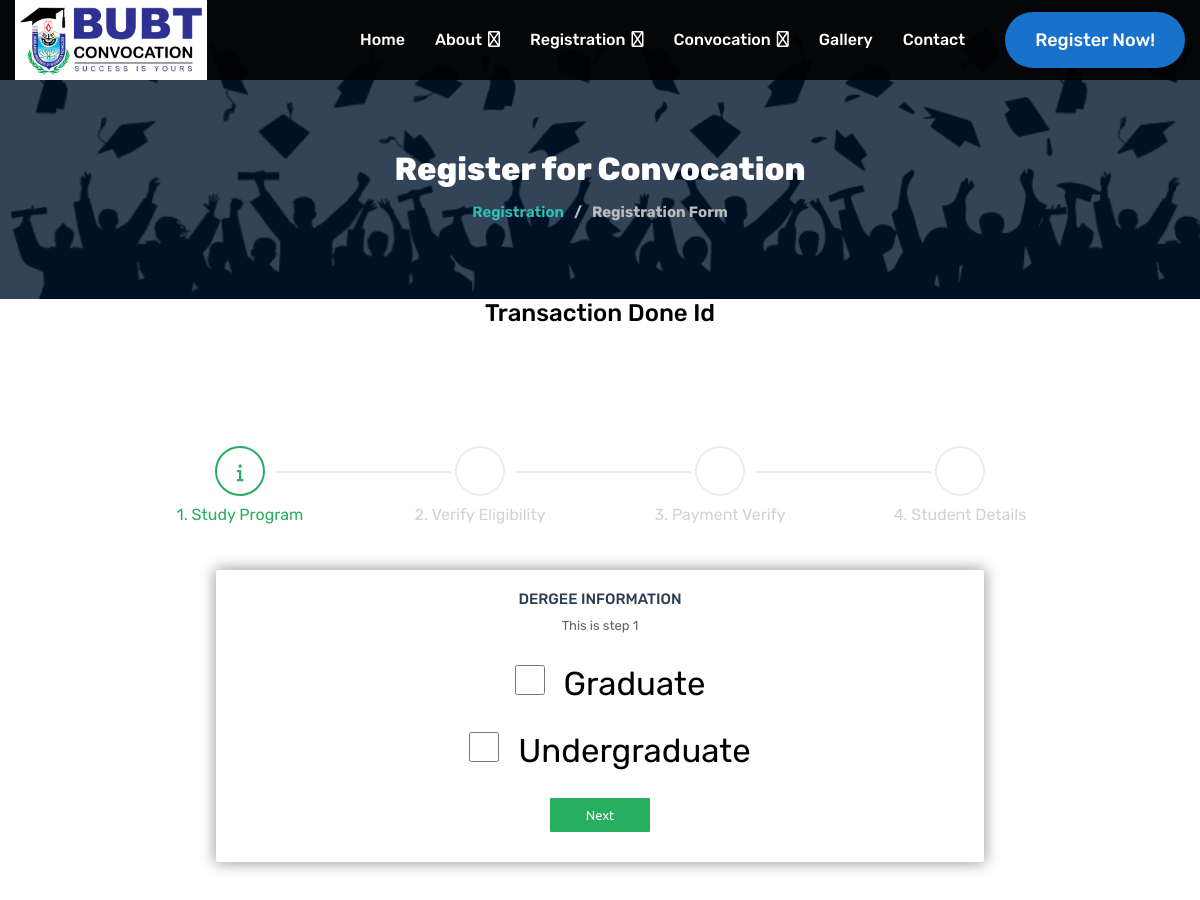
Page /registration (upper part) on the earlier database version.
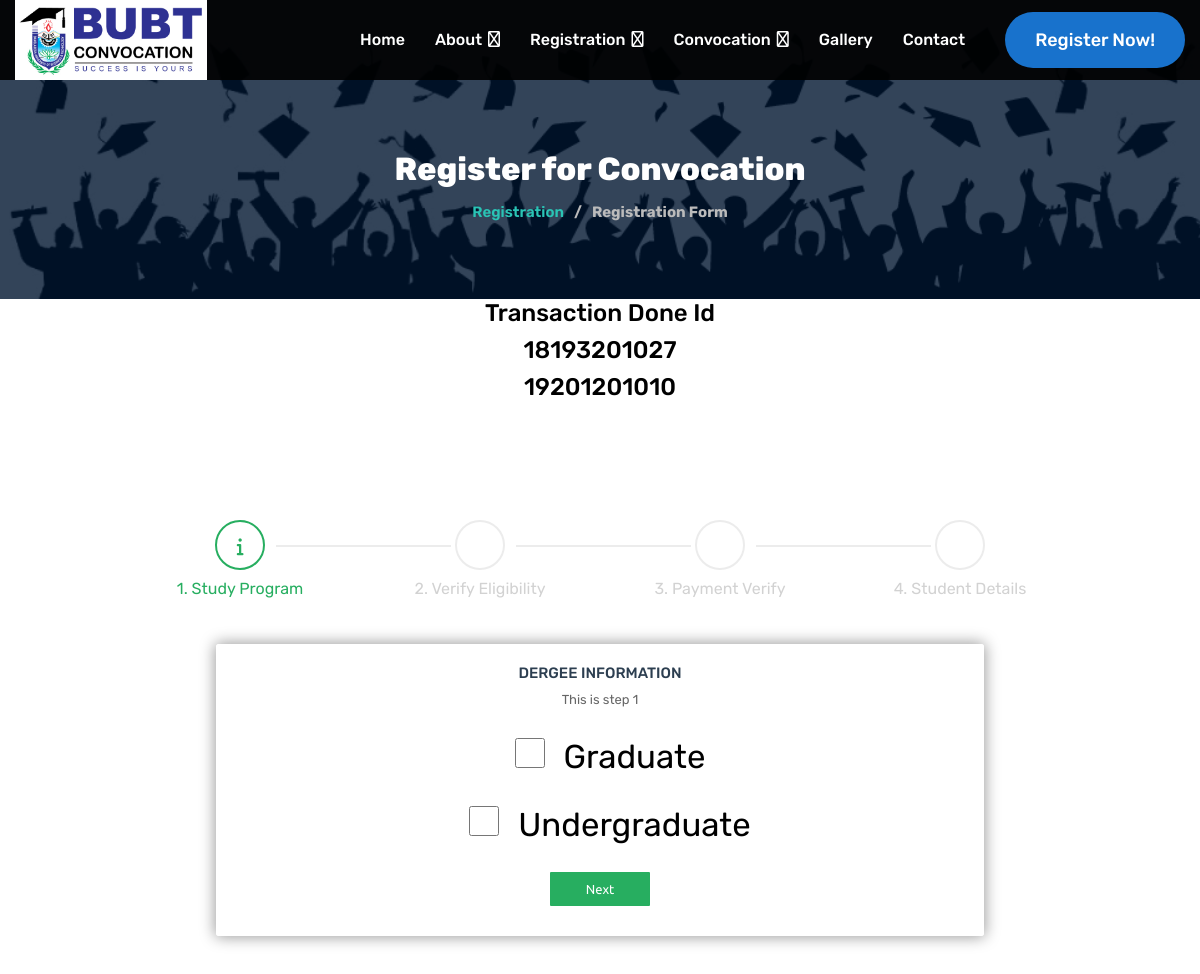
Same page on the later database version.
### api/models.py (models this page shows, shortened)
class Student(models.Model):
    p_usename = models.CharField(verbose_name = 'Degree', max_length=50,null = False, blank=False, default="")
    s_id = models.IntegerField(verbose_name = 'Student ID',  unique = True, null = False, blank = False, default= 0)
    intake = models.IntegerField( verbose_name = 'Intake', blank=False, null=False)
    std_full_name = models.CharField( verbose_name = 'Name', max_length=100, null=False, blank=True, default="")
    Cell_Phone = models.IntegerField( verbose_name = 'Phone', null=False, blank=True, default=0)
    email = models.EmailField( verbose_name = 'Email', null = False, blank=True, default= "")
    totalMejor = models.IntegerField( verbose_name = 'Total Major',  null=False, default=0, blank=True)
    paidFor = models.IntegerField( verbose_name = 'Paid For Major',  null=False, default=0, blank=True)
    tranId = models.CharField( verbose_name = 'Transction ID', max_length=100, null=False, blank=True, default="")
    hasPaid = models.BooleanField( verbose_name = 'Payment Done',null=False, default=False)
    regDate = models.DateField(verbose_name = 'Registration Date', auto_now = True)

### api/views.py (the view)
# urls.py: path('registration', views.registration, name='registration'),
def registration(request):
    allStudent = Student.objects.all()
    isPaid = Student.objects.filter(Q(hasPaid = True))
    context = {
       'allStudent' : allStudent,
       'isPaid' : isPaid
    }
    return render(request, 'registration.html', context)

### templates/registration.html (shortened to what this page needs)
{% extends 'base.html' %} {% load static %} {% block content %}
	<section>
		<div class="breadcamb_area">
            <div class="page_head_bg">
                <div class="page_head">
                    <div class="container">
                        <div class="row">
                            <div class="col-md-12">
                                <div class="page_head_section ptb-70">
                                    <div class="ph_title">
                                        <h2>Register for Convocation</h2>
                                    </div>
                                    <div class="ph_menu">
                                        <h5><a href="">Registration</a></h5>
                                        <h5>/</h5>
                                        <h5>Registration Form</h5>
                                    </div>
                                </div>
                            </div>
                        </div>
                    </div>
                </div>
            </div>
        </div>
        <h4> Transaction Done Id </h4>
        {% for st in isPaid %}
         <h4> {{st.s_id}} </h4>
        {% endfor %}
		<div class="registration_area ptb-60">
            <div class="form_holder">
                <form id="msform">
                    <ul id="progressbar">
                        <li class="active">1. Study Program</li>
                        <li>2. Verify Eligibility</li>
                        <li>3. Payment Verify</li>
                        <li>4. Student Details</li>
                    </ul>
                    <fieldset>
                        <h2 class="fs-title">Dergee Information</h2>
                        <h3 class="fs-subtitle">This is step 1</h3>
                        <div class="form-check check_width">
                            <input type="checkbox" name="graduate" value="Graduate"/>
                            <label for="graduate">Graduate</label>
                        </div>
                        <div class="form-check check_width">
                            <input type="checkbox" name="undergraduate" value="Undergraduate"/>
                            <label for="undergraduate">Undergraduate</label>
                        </div>
                        <input type="button" name="next" class="next action-button" value="Next" />
                    </fieldset>
                </form>
            </div>
        </div>
	</section>
    {% endblock %}

### templates/base.html (shortened to what this page needs)
{% load static %}
<!DOCTYPE html>
<html lang="zxx">
<head>
	<link rel="stylesheet" href="{% static 'css/bootstrap.min.css' %}" />
	<link rel="stylesheet" href="{% static 'css/font-awesome.min.css' %}" />
	<link rel="stylesheet" href="https://maxcdn.bootstrapcdn.com/font-awesome/4.7.0/css/font-awesome.min.css">
	<link rel="stylesheet" type="text/css" href="{% static 'css/form.css' %}" />
	<link rel="stylesheet" type="text/css" href="{% static 'css/sl/normalize.css' %}" />
	<link rel="stylesheet" type="text/css" href="{% static 'css/sl/demo.css' %}" />
	<link rel="stylesheet" type="text/css" href="{% static 'css/sl/component.css' %}" />
	<link rel="stylesheet" href="{% static 'css/own.css' %}" />
	<link rel="stylesheet" href="{% static 'css/footer.css' %}" />
	<link rel="stylesheet" href="{% static 'css/responsive.css' %}" />
	<link rel="stylesheet" type="text/css" href="{% static 'css/style.css' %}" />
</head>
<body>
	<header class="site-header sticky-header transparent-header">
		<div class="navbar-wrapper">
			<div class="container">
				<div class="navbar-inner">
					<div class="site-logo">
						<a href="{% url 'api:index' %}"><img src="{% static 'img/logo/conv.jpg' %}" alt="BUBT"></a>
					</div>
					<div class="nav-menu">
						<ul class="mymenu">
							<li class="">
								<a href="{% url 'api:index' %}">Home</a>
							</li>
							<li class="">
								<a href="{% url 'api:venu' %}">About</a>
							</li>
							<li>
								<a href="{% url 'api:search' %}">Registration</a>
							</li>
							<li>
								<a href="{% url 'api:c_fourth' %}">Convocation</a>
							</li>
							<li>
								<a href="{% url 'api:gallery' %}">Gallery</a>
							</li>
							<li><a href="{% url 'api:contact' %}">Contact</a></li>
						</ul>
					</div>
					<div class="navbar-extra d-flex align-items-center">
						<a href="{% url 'api:search' %}" class="main-btn nav-btn d-none d-sm-inline-block">Register Now!</a>
					</div>
				</div>
			</div>
		</div>
	</header>
              {% block content %}
              {% endblock %}
</body>
</html>

### static/css/form.css (style rules this page uses)
#msform { width: 80%; margin: 50px auto; text-align: center; position: relative; }
#msform fieldset { background: white; border: 0 none; border-radius: 3px; box-shadow: 0 0 15px 1px rgba(0, 0, 0, 0.4); padding: 20px 30px; box-sizing: border-box; width: 80%; margin: 0 10%; position: absolute; }
#msform input, #msform textarea { padding: 15px; border: 1px solid #ccc; border-radius: 3px; margin-bottom: 10px; width: 100%; box-sizing: border-box; font-family: 'Ubuntu', sans-serif !important; color: #2C3E50; font-size: 13px; }
#msform .action-button { width: 100px; background: #27AE60; font-weight: 400; color: white; border: 0 none; border-radius: 1px; cursor: pointer; padding: 10px 5px; margin: 10px 5px; }
.fs-title { font-size: 15px; text-transform: uppercase; color: #2C3E50; margin-bottom: 10px; font-weight:500; }
.fs-subtitle { font-weight: normal; font-size: 13px; color: #666; margin-bottom: 20px; }
#progressbar { margin-bottom: 40px; overflow: hidden; counter-reset: step; }
#progressbar li { list-style-type: none; color: #D2D2D2; text-transform: capitalize; font-size: 16px; width: 25%; float: left; position: relative; z-index: 2; }
#progressbar li.active { color: #27AE60; }
#progressbar li:before { content:'' ; counter-increment: step; height: 50px; width: 50px; line-height: 50px; display: block; font-size: 18px; color:#fff ; background: transparent; border-radius: 100%; margin: 0 auto 5px auto; border: 2px solid #ECECEC; }
#progressbar li:nth-child(1):before { content:"\f129" ; font-family: 'FontAwesome'; }
#progressbar li:nth-child(2):before { content:"\f013" ; font-family: 'FontAwesome'; }
#progressbar li:nth-child(3):before { content:"\f164" ; font-family: 'FontAwesome'; }
#progressbar li:nth-child(4):before { content:"\f00c" ; font-family: 'FontAwesome'; }
#progressbar li:after { content: ''; width: 73%; height: 2px; background: #ECECEC; position: absolute; left: -35%; top: 25px; z-index: -1; }
#progressbar li:first-child:after { content: none; }
#progressbar li.active:before { border: 2px solid #27AE60; color: #27AE60; }
#progressbar li.active:after { background: #27AE60; color: white; }
.form_holder { text-align: center; }

### static/css/sl/demo.css (style rules this page uses)
*, *:after, *:before { border-box; box-sizing: border-box; }
body { background: #333; color: #fff; font-weight: 200; font-size: 1em; }
a { color: #fff; text-decoration: none; outline: none; font-weight: 600; }
section { padding: 1em; text-align: center; }

### static/css/sl/component.css (style rules this page uses)
html, body, .container { height: 100%; }

### static/css/style.css (style rules this page uses)
article, aside, details, figcaption, figure, footer, header, hgroup, main, nav, section, summary { display: block; }
html { font-family: sans-serif; -ms-text-size-adjust: 100%; -webkit-text-size-adjust: 100%; }
body { margin: 0; }
img { border: 0; }
fieldset { border: 1px solid #c0c0c0; margin: 0 2px; padding: 0.35em 0.625em 0.75em; }
button, input, select, textarea { font-family: inherit; font-size: 100%; margin: 0; }
button, input { line-height: normal; }
button, html input[type=button], input[type=reset], input[type=submit] { -webkit-appearance: button; cursor: pointer; }
input[type=checkbox], input[type=radio] { box-sizing: border-box; padding: 0; }
*, *::after, *::before { box-sizing: border-box; }
html { background: #fff; -moz-osx-font-smoothing: grayscale; -webkit-font-smoothing: antialiased; }

Differences in the rows shown:
now on this page (row edited): Student: s_id "18193201027"
now on this page (row edited): Student: s_id "19201201010"
